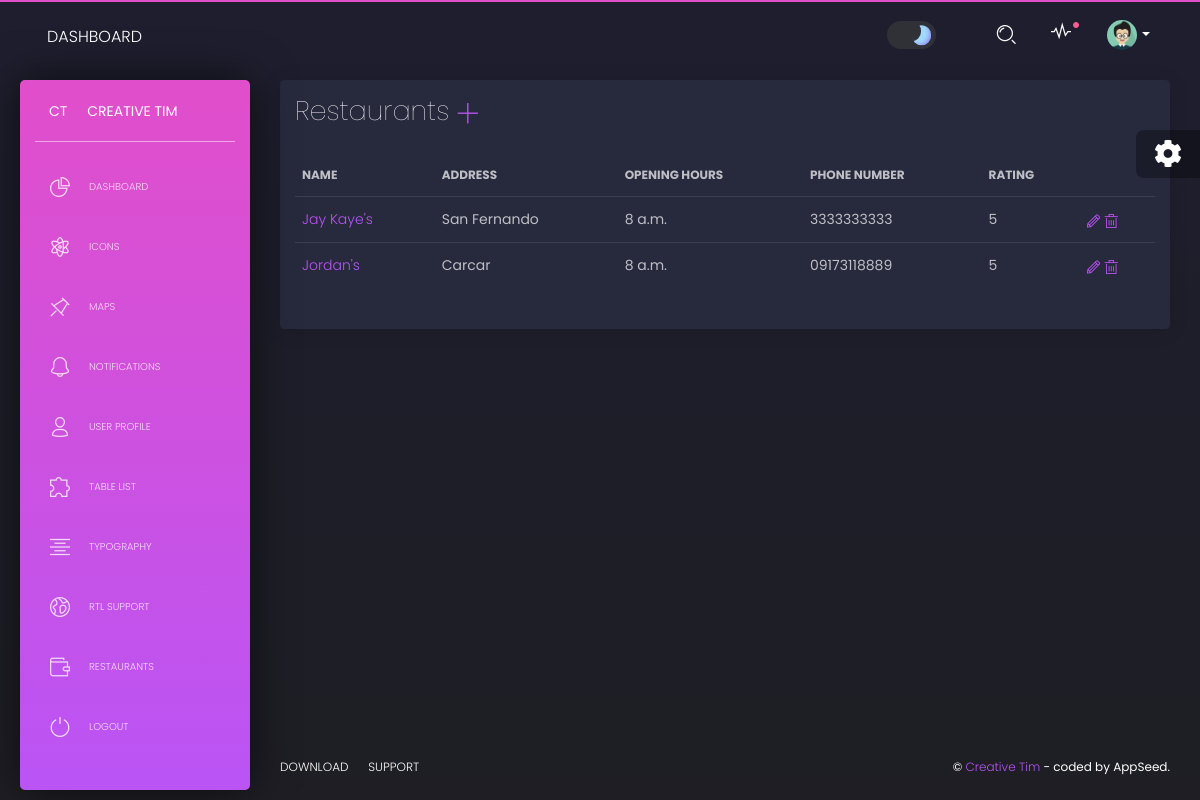
The page /restaurants/ on the database its author committed.
### restaurants/models.py (models this page shows, shortened)
class Restaurant(models.Model):
    name = models.CharField(max_length=100)
    address = models.CharField(max_length=255)
    opening_hours = models.TimeField()
    phone_number = models.CharField(max_length=15)
    rating = models.IntegerField()
    description = models.TextField(blank=True, null=True)
    owner_name = models.CharField(max_length=100, null=True, blank=True)
    owner_email = models.EmailField(unique=False, null=True, blank=True)

### restaurants/views.py (the view)
# urls.py: path('restaurants/', views.restaurant_list, name='restaurant_list'),
def restaurant_list(request):
    restaurants = Restaurant.objects.all()
    return render(request, 'restaurants/restaurant_list.html', {'restaurants': restaurants})

### apps/context_processors.py (called while the page is built)
def cfg_assets_root(request):
    return { 'ASSETS_ROOT' : settings.ASSETS_ROOT }

### apps/templates/restaurants/restaurant_list.html (shortened to what this page needs)
{% extends "layouts/base.html" %}
{% block content %}
<div class="content">
    <div class="row">
        <div class="col-md-12">
            <div class="card ">
                <div class="card-header">
                    <h2 class="card-title"> Restaurants <small><a href="{% url 'restaurant_create' %}"><i class="tim-icons icon-simple-add"></i></a></small></h2>
                </div>
                <div class="card-body">
                    <div class="table-responsive">
                        <table class="table tablesorter " id="">
                            <thead class=" text-primary">
                                <tr>
                                    <th>Name</th>
                                    <th>Address</th>
                                    <th>Opening Hours</th>
                                    <th>Phone Number</th>
                                    <th>Rating</th>
                                    <th></th>
                                </tr>
                            </thead>
                            <tbody>
                                {% for restaurant in restaurants %}
                                <tr>
                                    <td><a href="{% url 'restaurant_detail' restaurant.pk %}">{{ restaurant.name }}</a></td>
                                    <td>{{ restaurant.address }}</td>
                                    <td>{{ restaurant.opening_hours }}</td>
                                    <td>{{ restaurant.phone_number }}</td>
                                    <td>{{ restaurant.rating }}</td>
                                    <td>
                                        <a href="{% url 'restaurant_update' restaurant.pk %}">
                                            <i class="tim-icons icon-pencil"></i>
                                        </a>
                                        <a data-toggle="modal" data-target="#confirmationDeleteModal" href="#" data-href="{% url 'restaurant_delete' restaurant.pk %}">
                                            <i class="tim-icons icon-trash-simple"></i>
                                        </a>
                                    </td>
                                </tr>
                                {% endfor %}
                            </tbody>
                        </table>
                    </div>
                </div>
            </div>
        </div>
    </div>
</div>
{% endblock content %}

### apps/templates/layouts/base.html (shortened to what this page needs)
<!DOCTYPE html>
<html lang="en">
<head>
    <link href="https://use.fontawesome.com/releases/v5.0.6/css/all.css" rel="stylesheet">
    <link href="{{ ASSETS_ROOT }}/css/nucleo-icons.css" rel="stylesheet"/>
    <link href="{{ ASSETS_ROOT }}/css/black-dashboard.css?v=1.0.0" rel="stylesheet"/>
    <link href="{{ ASSETS_ROOT }}/css/theme-switcher.css" rel="stylesheet"/>
    <link href="{{ ASSETS_ROOT }}/demo/demo.css" rel="stylesheet"/>
</head>
<body class="">
    <div class="wrapper">
        {% include 'includes/sidebar.html' %}
        <div class="main-panel">
            {% include 'includes/navigation.html' %}
            {% block content %}{% endblock content %}
            {% include 'includes/footer.html' %}
        </div>
    </div>
    {% include 'includes/fixed-plugin.html' %}
</body>
</html>

### apps/templates/includes/sidebar.html
    <div class="sidebar">
        <div class="sidebar-wrapper">
            <div class="logo">
                <a href="javascript:void(0)" class="simple-text logo-mini">
                    CT
                </a>
                <a href="javascript:void(0)" class="simple-text logo-normal">
                    Creative Tim
                </a>
            </div>
            <ul class="nav">
                <li class="{% if 'index' in segment %} active {% endif %} ">
                    <a href="/">
                        <i class="tim-icons icon-chart-pie-36"></i>
                        <p>Dashboard</p>
                    </a>
                </li>
                <li class="{% if 'icons' in segment %} active {% endif %}">
                    <a href="/icons.html">
                        <i class="tim-icons icon-atom"></i>
                        <p>Icons</p>
                    </a>
                </li>
                <li class="{% if 'map' in segment %} active {% endif %}">
                    <a href="/map.html">
                        <i class="tim-icons icon-pin"></i>
                        <p>Maps</p>
                    </a>
                </li>
                <li class="{% if 'notifications' in segment %} active {% endif %}">
                    <a href="/notifications.html">
                        <i class="tim-icons icon-bell-55"></i>
                        <p>Notifications</p>
                    </a>
                </li>
                <li class="{% if 'user' in segment %} active {% endif %}">
                    <a href="/user.html">
                        <i class="tim-icons icon-single-02"></i>
                        <p>User Profile</p>
                    </a>
                </li>
                <li class="{% if 'tables' in segment %} active {% endif %}">
                    <a href="/tables.html">
                        <i class="tim-icons icon-puzzle-10"></i>
                        <p>Table List</p>
                    </a>
                </li>
                <li class="{% if 'typography' in segment %} active {% endif %}">
                    <a href="/typography.html">
                        <i class="tim-icons icon-align-center"></i>
                        <p>Typography</p>
                    </a>
                </li>
                <li>
                    <a href="/rtl.html">
                        <i class="tim-icons icon-world"></i>
                        <p>RTL Support</p>
                    </a>
                </li>
                <li>
                    <a href="/restaurants/">
                        <i class="tim-icons icon-wallet-43"></i>
                        <p>Restaurants</p>
                    </a>
                </li>
                <li>
                    <a href="{% url 'login' %}">
                        <i class="tim-icons icon-button-power"></i>
                        <p>Logout</p>
                    </a>
                </li>
            </ul>
        </div>
    </div>

### apps/templates/includes/navigation.html (shortened to what this page needs)
        <nav class="navbar navbar-expand-lg navbar-absolute navbar-transparent">
            <div class="container-fluid">
                <div class="navbar-wrapper">
                    <a class="navbar-brand" href="javascript:void(0)">Dashboard</a>
                </div>
                <div class="collapse navbar-collapse" id="navigation">
                    <ul class="navbar-nav ml-auto">
                        <li class="input-group d-flex align-items-center mb-0">
                            <label class="switch theme-switch">
                                <span class="slider"></span>
                            </label>
                        </li>
                        <li class="search-bar input-group">
                            <button class="btn btn-link" id="search-button" data-toggle="modal"
                                    data-target="#searchModal"><i class="tim-icons icon-zoom-split"></i>
                            </button>
                        </li>
                        <li class="dropdown nav-item">
                            <a href="javascript:void(0)" class="dropdown-toggle nav-link" data-toggle="dropdown">
                                <div class="notification d-none d-lg-block d-xl-block"></div>
                                <i class="tim-icons icon-sound-wave"></i>
                            </a>
                        </li>
                        <li class="dropdown nav-item">
                            <a href="#" class="dropdown-toggle nav-link" data-toggle="dropdown">
                                <div class="photo">
                                    <img src="{{ ASSETS_ROOT }}/img/anime3.png" alt="Profile Photo">
                                </div>
                                <b class="caret d-none d-lg-block d-xl-block"></b>
                            </a>
                        </li>
                    </ul>
                </div>
            </div>
        </nav>

### apps/templates/includes/footer.html
<footer class="footer">
    <div class="container-fluid">
        <ul class="nav">
            <li class="nav-item">
                <a target="_blank" href="https://www.creative-tim.com/product/black-dashboard-django" class="nav-link">
                    Download
                </a>
            </li>
            <li class="nav-item">
                <a target="_blank" href="https://www.creative-tim.com/support" class="nav-link">
                    Support
                </a>
            </li>
        </ul>
        <div class="copyright">
            &copy; <a target="_blank" href="https://bit.ly/3fKQZaL">Creative Tim</a> - coded by AppSeed.
        </div>
    </div>
</footer>

### apps/templates/includes/fixed-plugin.html (shortened to what this page needs)
<div class="fixed-plugin">
    <div class="dropdown show-dropdown">
        <a href="#" data-toggle="dropdown">
            <i class="fa fa-cog fa-2x"> </i>
        </a>
    </div>
</div>

### apps/static/assets/css/theme-switcher.css (style rules this page uses)
.switch { --width-of-switch: 3.5em; --height-of-switch: 2em; --size-of-icon: 1.4em; --slider-offset: 0.3em; position: relative; width: var(--width-of-switch); height: var(--height-of-switch); margin-bottom: 0; }
.slider { position: absolute; cursor: pointer; top: 0; left: 0; right: 0; bottom: 0; background-color: #eaeaea; transition: .4s; border-radius: 30px; }
.slider:before { position: absolute; content: ""; height: var(--size-of-icon,1.4em); width: var(--size-of-icon,1.4em); border-radius: 20px; left: var(--slider-offset,0.3em); top: 50%; transform: translateY(-50%); background: linear-gradient(40deg,#ff0080,#ff8c00 70%); ; transition: .4s; }
input:checked + .slider { background-color: #303136; }
input:checked + .slider:before { left: calc(100% - (var(--size-of-icon,1.4em) + var(--slider-offset,0.3em))); background: #303136; box-shadow: inset -3px -2px 5px -2px #8983f7, inset -10px -4px 0 0 #a3dafb; }

### rows shown on the page
Restaurant: name "Jay Kaye's", address "San Fernando", opening_hours "8 a.m.", phone_number "3333333333", rating "5"
Restaurant: name "Jordan's", address "Carcar", opening_hours "8 a.m.", phone_number "09173118889", rating "5"
